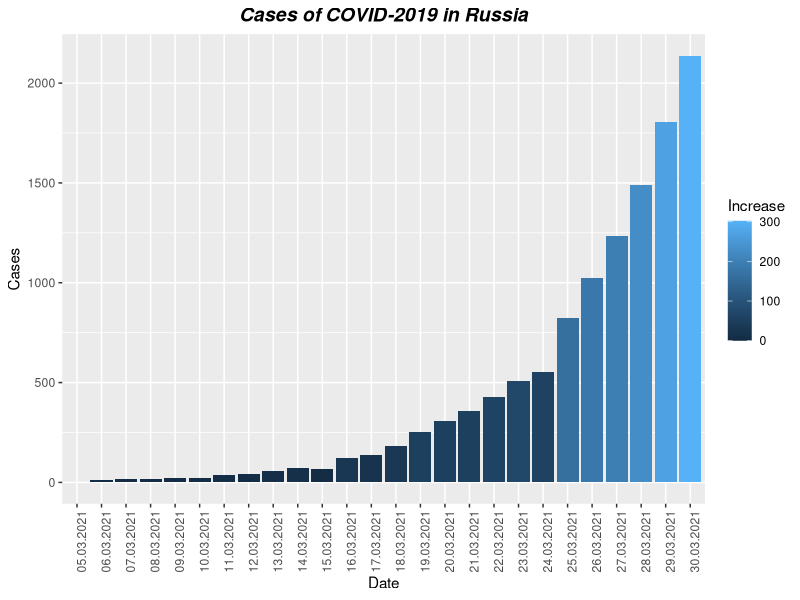

R code for this plot:
## ---- chunk 1
library (tidyverse)
library(readr)
## ---- chunk 2
covid <- read.csv(file="covid.csv", sep=";") #opening the dataset
print(covid) #checking 
## ---- chunk 3
ggplot(data=covid, aes(x=Date, y=Cases, fill=Increase)) + #bar chart: determination of the axes, adding Increase in cases
  geom_bar(stat="identity", position=position_identity())+ 
  theme(axis.text.x = element_text(angle = 90))+ #x-axes vertical
  ggtitle("Cases of COVID-2019 in Russia")+ #title
  theme(plot.title = element_text(hjust = 0.5,color="black", size=14, face="bold.italic") #title theme
  )
